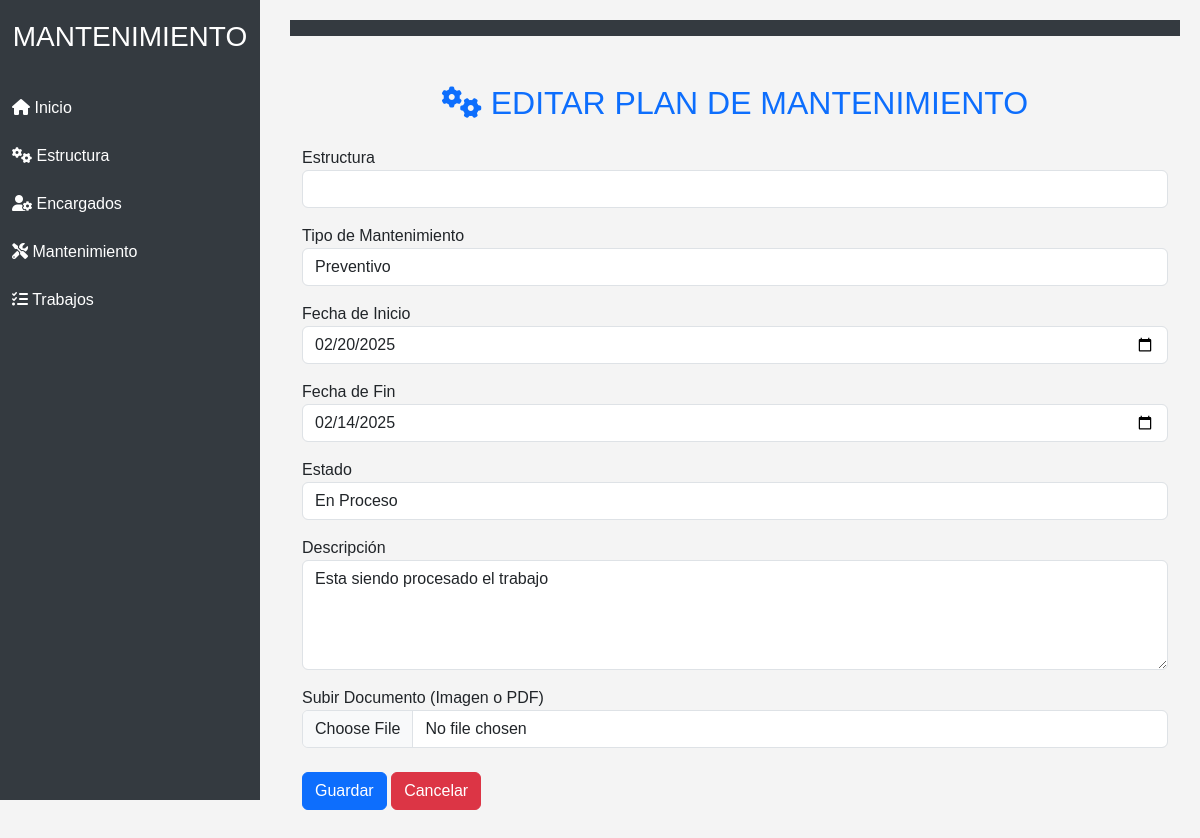
The app's page /procesarEdicionMantenimiento/3/ with its own data.
### Aplicaciones/Reparacion/models.py (models this page shows, shortened)
class PlanMantenimiento(models.Model):
    TIPO_CHOICES = [
        ('Preventivo', 'Preventivo'),
        ('Correctivo', 'Correctivo'),
    ]
    ESTADO_CHOICES = [
        ('Pendiente', 'Pendiente'),
        ('En Proceso', 'En Proceso'),
        ('Finalizado', 'Finalizado'),
    ]
    estructura = models.ForeignKey(Estructura, on_delete=models.CASCADE)
    tipo = models.CharField(max_length=50, choices=TIPO_CHOICES)
    fecha_inicio = models.DateField()
    fecha_fin = models.DateField(blank=True, null=True)
    descripcion = models.TextField(blank=True, null=True)
    estado = models.CharField(max_length=50, choices=ESTADO_CHOICES)
    documento = models.FileField(upload_to='planes_mantenimiento/', blank=True, null=True)

### Aplicaciones/Reparacion/views.py (the view, shortened to what this page needs)
# urls.py: path('procesarEdicionMantenimiento/<int:mantenimiento_id>/', views.procesarEdicionMantenimiento, name='procesarEdicionMantenimiento'),
def procesarEdicionMantenimiento(request, mantenimiento_id):
    mantenimiento = get_object_or_404(PlanMantenimiento, id=mantenimiento_id)
    return render(request, 'editarMantenimiento.html', {'mantenimiento': mantenimiento})

### Aplicaciones/Reparacion/templates/editarMantenimiento.html (shortened to what this page needs)
{% extends "plantilla.html" %}
{% block contenido %}
<div class="container my-5">
    <h2 class="my-4 text-center text-primary"><i class="fas fa-cogs"></i> EDITAR PLAN DE MANTENIMIENTO</h2>
    <form action="{% url 'procesarEdicionMantenimiento' mantenimiento.id %}" method="POST" enctype="multipart/form-data">
        <div class="form-group">
            <label for="estructura">Estructura</label>
            <select class="form-control" id="estructura" name="estructura" required>
            </select>
        </div>
        <div class="form-group mt-3">
            <label for="tipo">Tipo de Mantenimiento</label>
            <select class="form-control" id="tipo" name="tipo" required>
                <option value="Preventivo" {% if mantenimiento.tipo == 'Preventivo' %} selected {% endif %}>Preventivo</option>
            </select>
        </div>
        <div class="form-group mt-3">
            <label for="fecha_inicio">Fecha de Inicio</label>
            <input type="date" class="form-control" id="fecha_inicio" name="fecha_inicio" value="{{ mantenimiento.fecha_inicio|date:'Y-m-d' }}" required>
        </div>
        <div class="form-group mt-3">
            <label for="fecha_fin">Fecha de Fin</label>
            <input type="date" class="form-control" id="fecha_fin" name="fecha_fin" value="{{ mantenimiento.fecha_fin|date:'Y-m-d' }}">
        </div>
        <div class="form-group mt-3">
            <label for="estado">Estado</label>
            <select class="form-control" id="estado" name="estado" required>
                <option value="En Proceso" {% if mantenimiento.estado == 'En Proceso' %} selected {% endif %}>En Proceso</option>
            </select>
        </div>
        <div class="form-group mt-3">
            <label for="descripcion">Descripción</label>
            <textarea class="form-control" id="descripcion" name="descripcion" rows="4">{{ mantenimiento.descripcion }}</textarea>
        </div>
        <div class="form-group mt-3">
            <label for="documento">Subir Documento (Imagen o PDF)</label>
            <input type="file" class="form-control" id="documento" name="documento" accept="image/*,application/pdf">
        </div>
        <button type="submit" class="btn btn-primary mt-4">Guardar</button>
        <a href="{% url 'listadoMantenimiento' %}" class="btn btn-danger mt-4">Cancelar</a>
    </form>
</div>
{% endblock %}

### Aplicaciones/Reparacion/templates/plantilla.html (style rules this page uses)
body { font-family: 'Arial', sans-serif; background-color: #f4f4f4; margin: 0; padding: 0; }

### records on screen
PlanMantenimiento: tipo "Preventivo", fecha_inicio "02/20/2025", fecha_fin "02/14/2025", estado "En Proceso", descripcion "Esta siendo procesado el trabajo"
